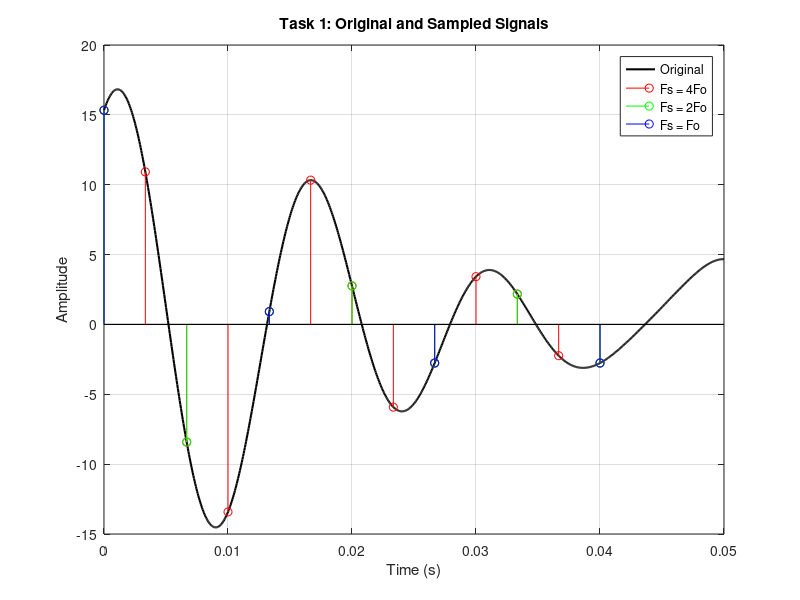
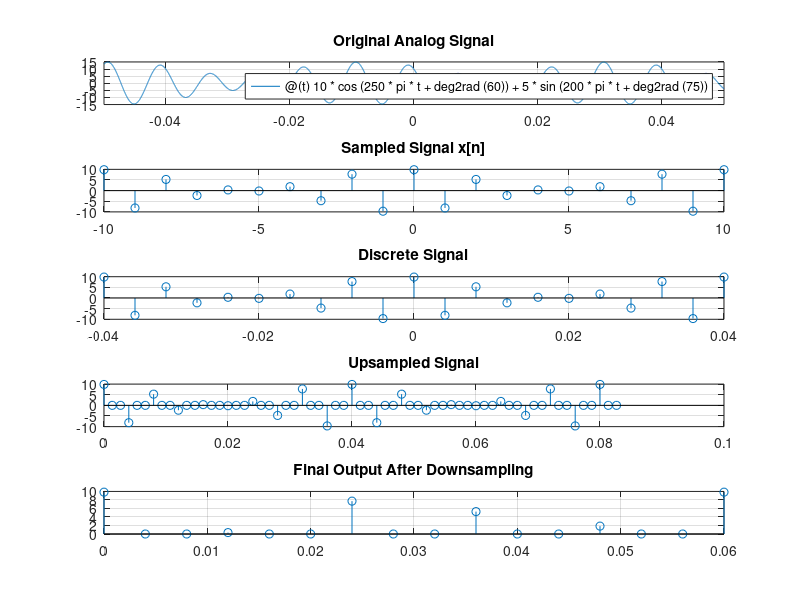
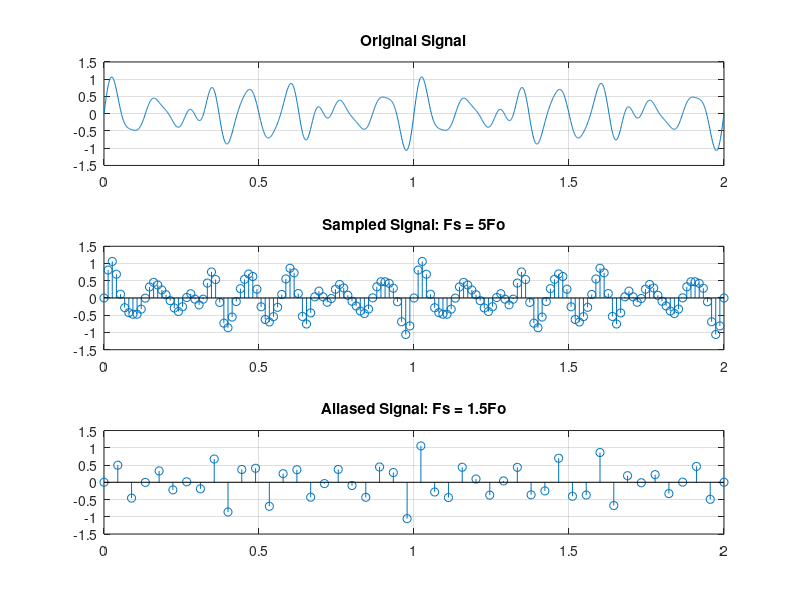
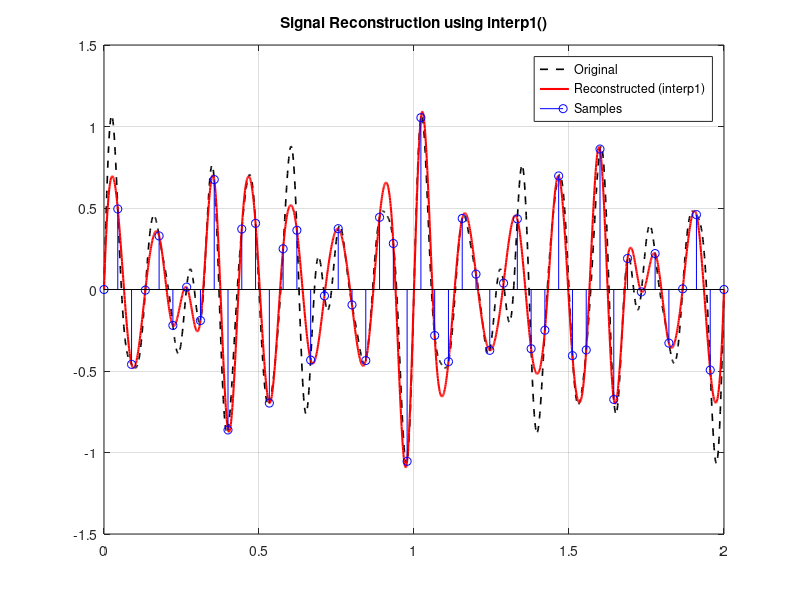

The MATLAB source for these figures, in order:

%task 1


clc; clear; close all;

% Time vector for high resolution (original signal)
t = linspace(0, 3/60, 1000); % 3 cycles of highest freq (75 Hz)
x = 10*cos(120*pi*t) + 5*sin(100*pi*t + deg2rad(30)) + 4*sin(150*pi*t + deg2rad(45));

% Maximum frequency component
Fo = 75; % 150π → 75 Hz

% Sampling frequencies
Fs1 = 4*Fo;
Fs2 = 2*Fo;
Fs3 = Fo;

% Time vectors for sampling
t1 = 0:1/Fs1:3/Fo;
t2 = 0:1/Fs2:3/Fo;
t3 = 0:1/Fs3:3/Fo;

% Sampled signals
x1 = 10*cos(120*pi*t1) + 5*sin(100*pi*t1 + deg2rad(30)) + 4*sin(150*pi*t1 + deg2rad(45));
x2 = 10*cos(120*pi*t2) + 5*sin(100*pi*t2 + deg2rad(30)) + 4*sin(150*pi*t2 + deg2rad(45));
x3 = 10*cos(120*pi*t3) + 5*sin(100*pi*t3 + deg2rad(30)) + 4*sin(150*pi*t3 + deg2rad(45));

% Plot
figure;
plot(t, x, 'k', 'LineWidth', 1.5); hold on;
stem(t1, x1, 'r'); stem(t2, x2, 'g'); stem(t3, x3, 'b');
legend('Original', 'Fs = 4Fo', 'Fs = 2Fo', 'Fs = Fo');
xlabel('Time (s)'); ylabel('Amplitude'); title('Task 1: Original and Sampled Signals');
grid on;




%task 2


clc; clear; close all;

% Define parameters
Fs = 250; % Choose Fs > max freq (125 Hz), so Fs = 250 is safe
n = -10:10;
t = n/Fs;

% Original discrete signal
x = 10*cos(250*pi*t + deg2rad(60)) + 5*sin(200*pi*t + deg2rad(75));

% Upsample by 3
x_up = upsample(x, 3);

% Downsample the upsampled signal by 4
x_down = downsample(x_up, 4);

% Time vectors for plotting
t_up = (0:length(x_up)-1)/Fs/3;
t_down = (0:length(x_down)-1)/Fs;

% Plots
figure;
subplot(5,1,1); fplot(@(t) 10*cos(250*pi*t + deg2rad(60)) + 5*sin(200*pi*t + deg2rad(75)), [-0.05, 0.05]);
title('Original Analog Signal'); grid on;

subplot(5,1,2); stem(n, x); title('Sampled Signal x[n]'); grid on;

subplot(5,1,3); stem(t, x); title('Discrete Signal'); grid on;

subplot(5,1,4); stem(t_up, x_up); title('Upsampled Signal'); grid on;

subplot(5,1,5); stem(t_down, x_down); title('Final Output After Downsampling'); grid on;

%task 3
clc; clear; close all;

% Signal parameters
Fo = 15; % Max frequency = 30π => 15 Hz
t = 0:0.001:2;

% Original signal
x = 0.5*sin(14*pi*t) + (1/3)*sin(18*pi*t) + (1/5)*sin(24*pi*t) + (1/7)*sin(30*pi*t);

% Case i: Fs = 5Fo = 75 Hz
Fs1 = 5*Fo;
ts1 = 0:1/Fs1:2;
x1 = 0.5*sin(14*pi*ts1) + (1/3)*sin(18*pi*ts1) + (1/5)*sin(24*pi*ts1) + (1/7)*sin(30*pi*ts1);

% Case ii: Fs = 1.5Fo = 22.5 Hz (aliasing expected)
Fs2 = 1.5*Fo;
ts2 = 0:1/Fs2:2;
x2 = 0.5*sin(14*pi*ts2) + (1/3)*sin(18*pi*ts2) + (1/5)*sin(24*pi*ts2) + (1/7)*sin(30*pi*ts2);

% Plot
figure;
subplot(3,1,1); plot(t, x); title('Original Signal'); grid on;
subplot(3,1,2); stem(ts1, x1); title('Sampled Signal: Fs = 5Fo'); grid on;
subplot(3,1,3); stem(ts2, x2); title('Aliased Signal: Fs = 1.5Fo'); grid on;

%task 4
clc; clear; close all;

% Reusing from Task 3
Fo = 15;
Fs2 = 1.5*Fo;
ts2 = 0:1/Fs2:2;
x2 = 0.5*sin(14*pi*ts2) + (1/3)*sin(18*pi*ts2) + (1/5)*sin(24*pi*ts2) + (1/7)*sin(30*pi*ts2);

% Interpolated time vector
t_interp = 0:0.001:2;
x_interp = interp1(ts2, x2, t_interp, 'spline');

% Original signal for comparison
x_original = 0.5*sin(14*pi*t_interp) + (1/3)*sin(18*pi*t_interp) + ...
             (1/5)*sin(24*pi*t_interp) + (1/7)*sin(30*pi*t_interp);

% Plot
figure;
plot(t_interp, x_original, 'k--', 'LineWidth', 1.2); hold on;
plot(t_interp, x_interp, 'r', 'LineWidth', 1.5);
stem(ts2, x2, 'b');
legend('Original', 'Reconstructed (interp1)', 'Samples');
title('Signal Reconstruction using interp1()'); grid on;


















